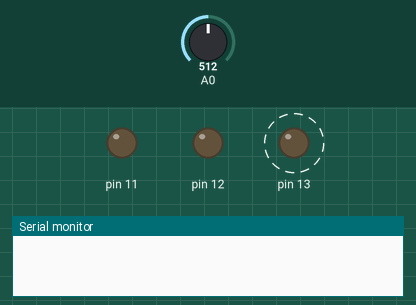
This sketch was run on a simulated Arduino Uno, built with avr-gcc and run on an emulated ATmega328P. Parts: output pins drawn as LEDs (lit = HIGH), the last lines printed to the serial monitor. Dashed ring = blinking. The inputs (shaded band) are chosen by the test bench; at power-on: A0 = 512.

Above: at 2.3 s.
2.4 s: A0 set to 493
At 3.12 s:
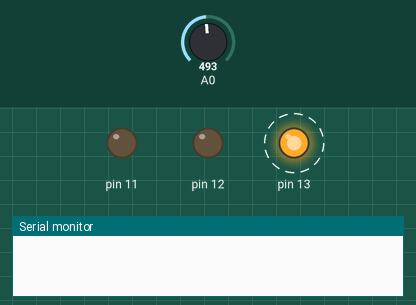
5.9 s: A0 set to 716
At 6.5 s:
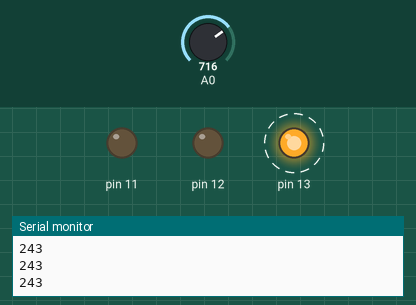
Timing chart, 0 to 15.4 s (numbered marks = the images above; inputs shaded):
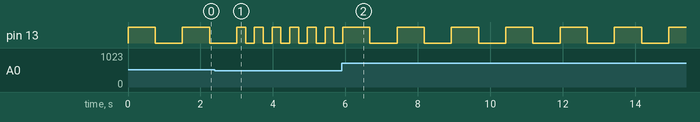

The sketch:

test_final.ino
```cpp
void setup() {
  Serial.begin(9600); //Initierer startverdi
  pinMode(13,OUTPUT);
  pinMode(12,OUTPUT);
  pinMode(11,OUTPUT);


}

void loop() {
  int sensorValue = analogRead(A0); //Data skal leses fra port A0
  float voltage = sensorValue*(5.0/1023);
  if (voltage >= 2.5){
    int newValue=750;
    digitalWrite(13, HIGH);
    delay(newValue);
    digitalWrite(13, LOW);
    delay(newValue);
  }else{
    int newValue=243;
    digitalWrite(13, HIGH);
    delay(newValue);
    digitalWrite(13, LOW);
    delay(newValue);
  Serial.println(newValue); //data skal skrives ut
  delay(1);

  }

}
```

Measured:
- the behaviour switches between 512 and 511 on A0 (found by bisection; images 0 and 1)
- after the input at 2.4 s, pin 13: alternates HIGH for 0.24 s and LOW for 0.24 s, starting after 0.84 s
- after the input at 5.9 s, pin 13: alternates HIGH for 0.75 s and LOW for 0.75 s, starting after 0.77 s
- by itself, pin 13: alternates HIGH for 0.75 s and LOW for 0.75 s
